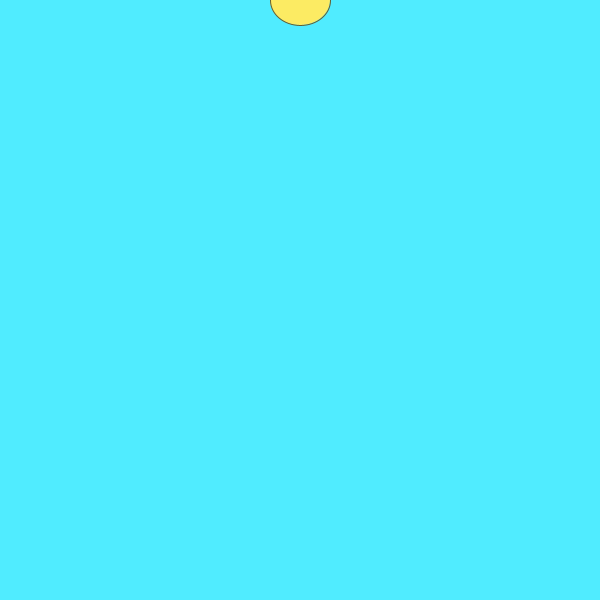
Frame 1 (no input)
Frame 60 (the mouse pressed at the canvas centre just before this capture): blank canvas, image omitted
Frame 120 (the mouse held since frame 60 and released just before this capture): blank canvas, image omitted

The Processing sketch that drew this single still picture (run headless with seeded random() and noise(); from frame 60 on, the mouse is pressed at the canvas centre):

// Processing sketch: Flappy_Bird
// ── Flappy_Bird.pde
int birdX = 300;
int birdY = 0;
int birdYVelocity = 30;
int gravity = 1;

void setup(){
  size(600, 600);
}

void draw() {
  background(#50ECFF);
  fill(#FCEB63);
  stroke(#645E30);
  ellipse(birdX, birdY, 60, 50);
  birdY += gravity;
  gravity++;
}
